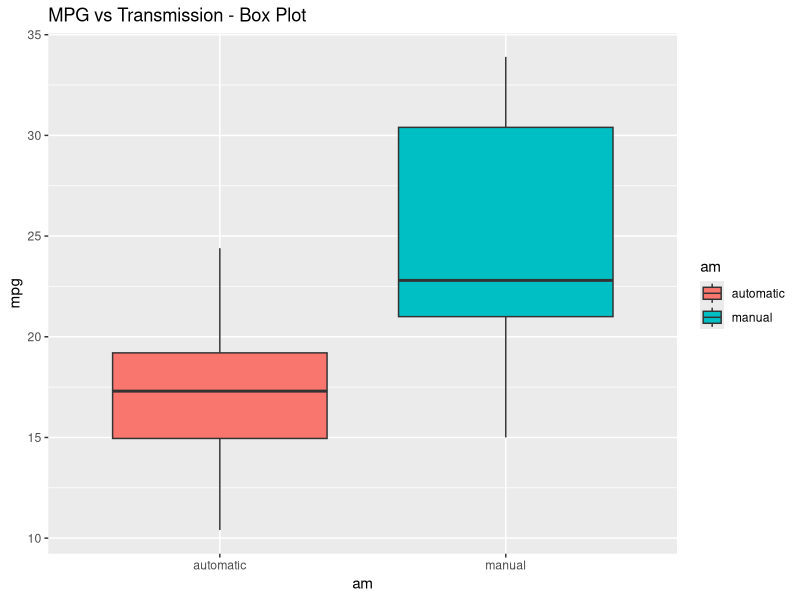
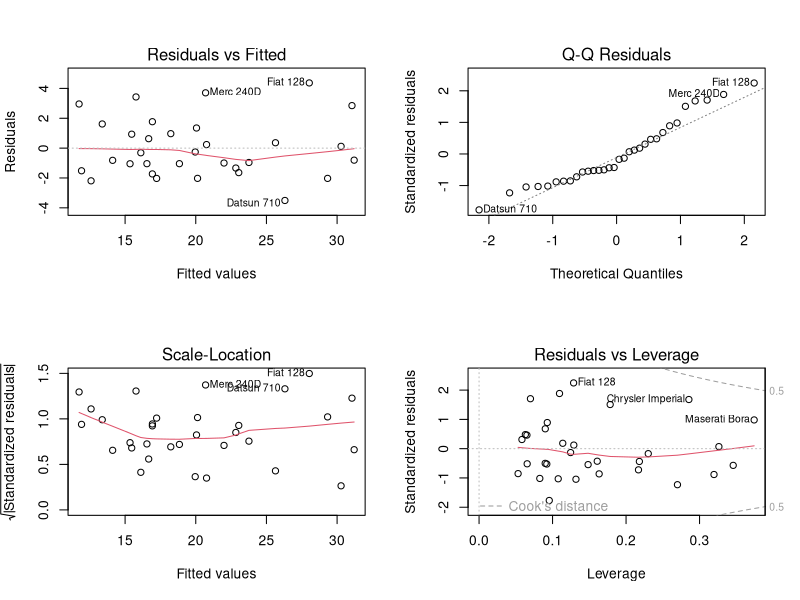

These figures' R source, in order:
## ---- chunk 1
library(ggplot2)
library(knitr)
## ---- chunk 2
data("mtcars")
## ---- chunk 3
rbind(head(mtcars,3),tail(mtcars,3))
## ---- chunk 4
mtcarsModified <- mtcars
## ---- chunk 5
mtcarsModified$am <- as.factor(mtcarsModified$am)
levels(mtcarsModified$am) <- c("automatic", "manual")
mtcarsModified$cyl <- as.factor(mtcarsModified$cyl)
mtcarsModified$gear <- as.factor(mtcarsModified$gear)
mtcarsModified$vs <- as.factor(mtcarsModified$vs)
levels(mtcarsModified$vs) <- c("V","S")
## ---- chunk 6
mgpVStransmission <- ggplot(mtcarsModified, aes(am, mpg))+
                    geom_boxplot(aes(fill = am))+
                    labs(title = "MPG vs Transmission - Box Plot")

mgpVStransmission
## ---- chunk 7
mpgVStransmissionTest <- t.test(mtcarsModified$mpg~mtcarsModified$am)
mpgVStransmissionTest$p.value
mpgVStransmissionTest$estimate
## ---- chunk 8
fitAM <- lm(mpg~am, data = mtcarsModified)
#summary(fitAM)
## ---- chunk 9
fitAll <- lm(mpg~., data = mtcarsModified)
#summary(fitAll)
## ---- chunk 10
fitBetter <- step(fitAll, direction = "both", trace = FALSE)
#summary(fitBetter)
## ---- chunk 11
fitBest <- lm(mpg~wt + qsec + am + wt*am, data = mtcarsModified)
summary(fitBest)
## ---- chunk 12
rows <- c("Avg Automatic MPG", "Increase in Manual Avg MPG", "Residual Standard Error", "Degrees of Freedom", "Adjusted R-squared", "Precentage Explained")
AM_Model <- round(c(summary(fitAM)$coef[1], summary(fitAM)$coef[2], sqrt(sum(resid(fitAM)^2)/fitAM$df.residual), fitAM$df.residual,0.33, 33),2)
All_Inclusion_Model <- round(c(summary(fitAll)$coef[1], summary(fitAll)$coef[10], sqrt(sum(resid(fitAll)^2)/fitAll$df.residual), fitAll$df.residual,0.81, 81),2)
Auto_Select_Model <- round(c(summary(fitBetter)$coef[1], summary(fitBetter)$coef[4], sqrt(sum(resid(fitBetter)^2)/fitBetter$df.residual), fitBetter$df.residual,0.83, 83),2)
Best_Model <- round(c(summary(fitBest)$coef[1], summary(fitBest)$coef[4], sqrt(sum(resid(fitBest)^2)/fitBest$df.residual), fitBest$df.residual,0.88, 88),2)

kable(cbind(rows,AM_Model,All_Inclusion_Model, Auto_Select_Model,Best_Model))
## ---- chunk 13
par(mfrow = c(2,2))
plot(fitBest)
